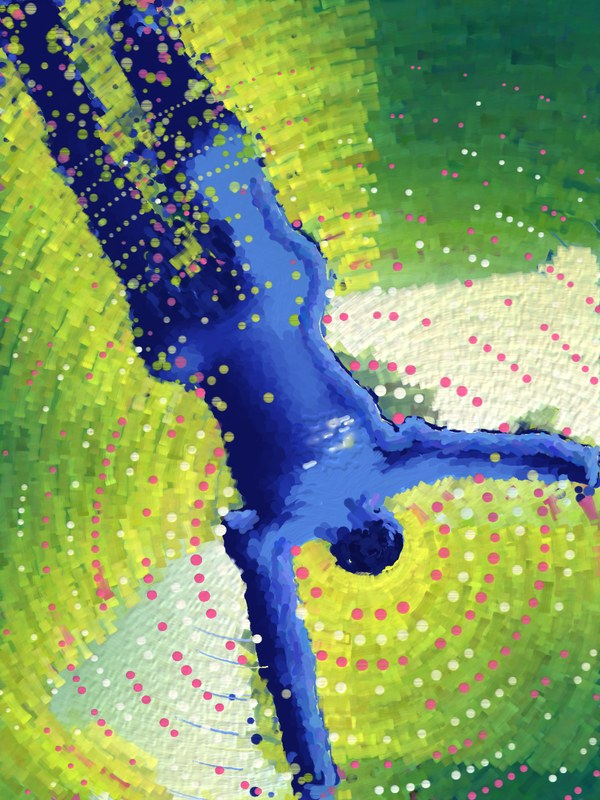
#> input picture rounds/14-the-field-turns-over/critiques/crit_2.jpg, 600 x 800 px, given in place of crit_2.png, which was not available
$ python headsch.py
#> lines starting #> are read from the running program, lines starting #| are printed output that depends on the picture
# shaded schema for neck + upturned face; writes mask and schema image
import numpy as np, json
from PIL import Image
H0=np.array([742.,1085.]); u=np.array([0.39,0.92]); v=np.array([0.92,-0.39])
Hh,Ww=1600,1200
yy,xx=np.mgrid[0:Hh,0:Ww].astype(float)
dx,dy=xx-H0[0],yy-H0[1]
a=dx*u[0]+dy*u[1]; b=dx*v[0]+dy*v[1]
L=np.array([0.55,-0.45,0.70]); L/=np.linalg.norm(L)
shade=np.full((Hh,Ww),-1.0); mask=np.zeros((Hh,Ww),bool)
# neck capsule from a=-150 to a=-50, radius widening toward the shoulders
r=np.clip(40+np.clip(-a-90,0,60)*0.4,40,62)
s=b/r; inn=(a>-160)&(a<-45)&(np.abs(s)<1)
nz=np.sqrt(np.clip(1-s**2,0,1))
sv=np.stack([s*v[0],s*v[1],nz],-1)
sh=(sv@L)
alpha=np.zeros((Hh,Ww)); fade=np.clip((a+140)/45,0,1)*np.clip((1-np.abs(s))*3,0,1)
mask|=inn; shade[inn]=sh[inn]*0.55; alpha[inn]=fade[inn]
# face: ellipsoid, foreshortened
ea,eb=29.,45.; fa=(a+30)/ea; fb=b/eb; inf=(fa**2+fb**2)<1
nz2=np.sqrt(np.clip(1-fa**2-fb**2,0,1))
nx=fa*u[0]+fb*v[0]; ny=fa*u[1]+fb*v[1]
n=np.stack([nx*0.8,ny*0.8,nz2+0.3],-1); n/=np.linalg.norm(n,axis=-1,keepdims=True)
sh2=n@L+0.12
mask|=inf; shade[inf]=np.maximum(shade[inf],sh2[inf]); alpha[inf]=np.maximum(alpha[inf],np.clip((1-(fa**2+fb**2))*6,0,1)[inf])
ramp=[(0,'#1d2b8c'),(0.35,'#3f66c9'),(0.6,'#7fa6ea'),(0.82,'#cfe0fa'),(1.0,'#fffbe9')]
def col(t):
    t=np.clip(t,0,1); out=np.zeros(t.shape+(3,))
    for (t0,c0),(t1,c1) in zip(ramp[:-1],ramp[1:]):
        k=(t>=t0)&(t<=t1); w=((t-t0)/(t1-t0))[k][:,None]
        a0=np.array([int(c0[i:i+2],16) for i in (1,3,5)]);a1=np.array([int(c1[i:i+2],16) for i in (1,3,5)])
        out[k]=a0*(1-w)+a1*w
    return out
img=np.asarray(Image.open('/home/claude/v14/crit_2.png').convert('RGB')).astype(float)
if img.shape[:2]!=(Hh,Ww): img=np.asarray(Image.open('/home/claude/v14/crit_2.png').convert('RGB').resize((Ww,Hh))).astype(float)
#> img: shape (1600, 1200, 3) float64
hr=(((a+22)/42)**2+(b/60)**2<1)&~inf&(a>-52)
mask|=hr; shade[hr]=-0.2; alpha[hr]=1.0
img=img.copy(); al=alpha[mask][:,None]; img[mask]=img[mask]*(1-al)+col(shade[mask])*al
#> in col, `t = np.clip(t, 0, 1)`: t = 17751 values, max 1 at index 9727, min 0 at index 2303, mean 0.347
mask=alpha>0.15; np.save('/home/claude/v14/tools/p3/alpha.npy',alpha)
Image.fromarray(img.astype(np.uint8)).save('/home/claude/v14/tools/p3/head_sch.png')
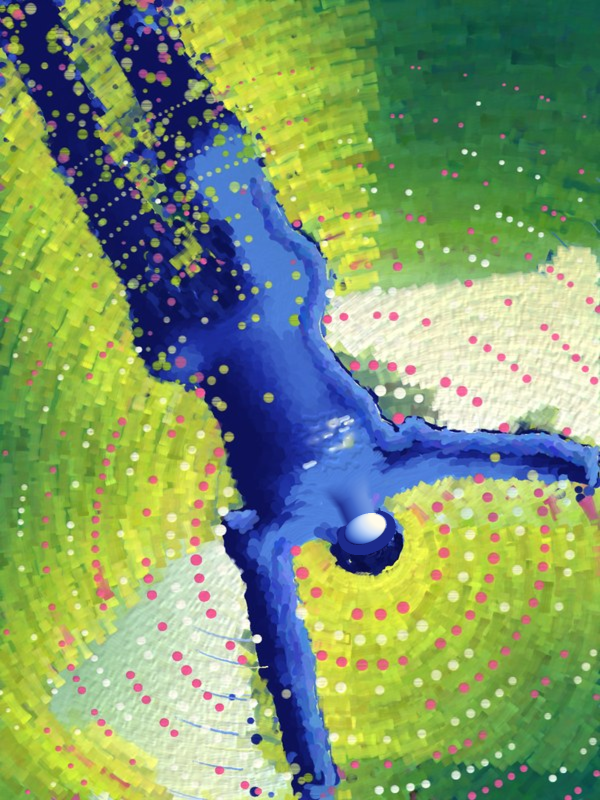
#> saved as head_sch.png: PIL image 1200x1600 RGB (shown at 1/2 size); mean R, G, B 127.7, 154.2, 108.7
np.save('/home/claude/v14/tools/p3/head_mask.npy',mask)
np.save('/home/claude/v14/tools/p3/face_mask.npy',inf)
print(mask.sum(),inf.sum())

$ run again, with rounds/14-the-field-turns-over/critiques/crit_1.jpg copied over rounds/14-the-field-turns-over/critiques/crit_2.jpg
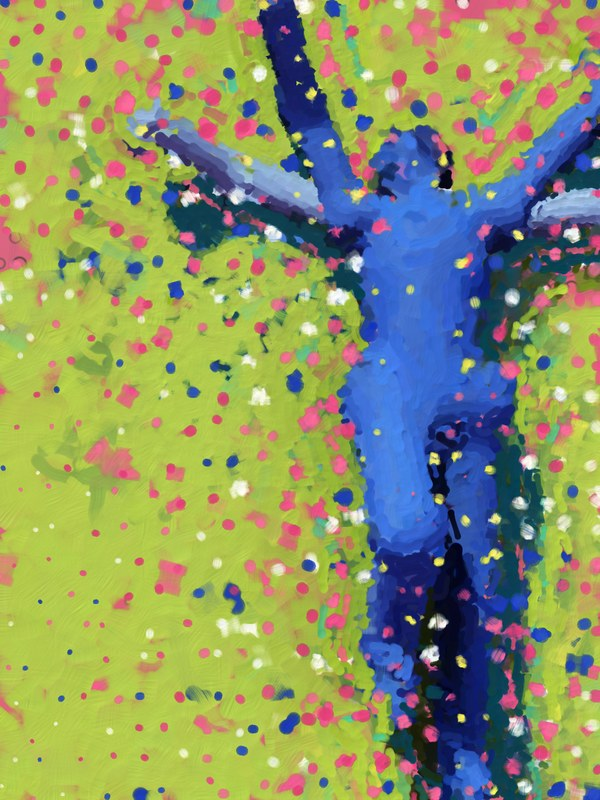
#> input picture rounds/14-the-field-turns-over/critiques/crit_1.jpg, 600 x 800 px, given in place of crit_2.png, which was not available
#> t = 17751 values, max 1 at index 9727, min 0 at index 2303, mean 0.347
#> `Image.fromarray(img.astype(np.uint8)).save('/home/claude/v14/tools/p3/..`:
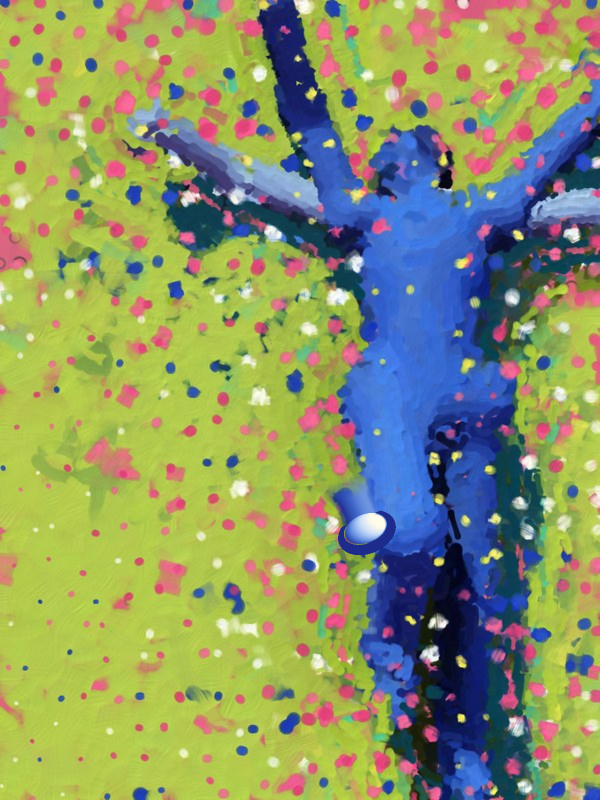
#> saved as head_sch.png: PIL image 1200x1600 RGB (shown at 1/2 size); mean R, G, B 139.8, 150.1, 103.2
